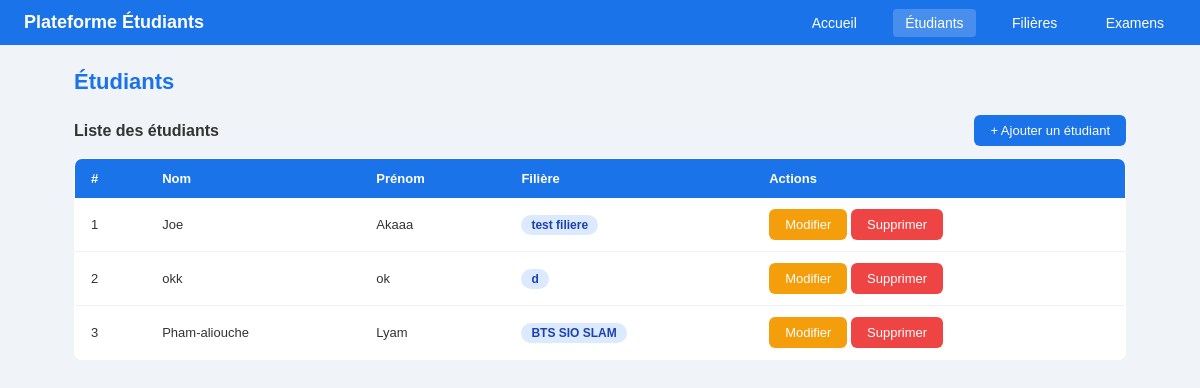
The app's page /index.php?page=etudiant with its own data.
### tables this page shows
CREATE TABLE IF NOT EXISTS `etudiant` (
  `id_etudiant` int NOT NULL AUTO_INCREMENT,
  `nom_etudiant` varchar(30) NOT NULL,
  `prenom_etudiant` varchar(25) NOT NULL,
  `id_filiere` int NOT NULL,
  PRIMARY KEY (`id_etudiant`),
  KEY `fk_etudiant_filiere` (`id_filiere`)
);

CREATE TABLE IF NOT EXISTS `filiere` (
  `id_filiere` int NOT NULL AUTO_INCREMENT,
  `nom_filiere` varchar(100) NOT NULL,
  PRIMARY KEY (`id_filiere`)
);

### index.php (called while the page is built)
<?php
require_once 'gestion/router.php';

### model/model_etudiant.php (called while the page is built, shortened)
<?php
function getAllEtudiants($bdd)
{
    $req = $bdd->query("
        SELECT e.*, f.nom_filiere
        FROM etudiant e
        JOIN filiere f ON e.id_filiere = f.id_filiere
    ");
    return $req->fetchAll();
}

### view/etudiant/afficher.php (the view, shortened to what this page needs)
<!DOCTYPE html>
<html lang="fr">
<head>
    <link rel="stylesheet" href="assets/style.css">
</head>
<body>
    <div class="navbar">
        <a href="index.php" class="brand">Plateforme Étudiants</a>
        <nav>
            <a href="index.php">Accueil</a>
            <a href="index.php?page=etudiant" class="active">Étudiants</a>
            <a href="index.php?page=filiere">Filières</a>
            <a href="index.php?page=examen">Examens</a>
        </nav>
    </div>
    <div class="contenu">
        <h1 class="titre">Étudiants</h1>
        <div class="entete-tableau">
            <h2>Liste des étudiants</h2>
            <a href="index.php?page=etudiant&action=ajouter" class="bouton mainbut">+ Ajouter un étudiant</a>
        </div>
        <table>
            <thead>
                <tr>
                    <th>#</th>
                    <th>Nom</th>
                    <th>Prénom</th>
                    <th>Filière</th>
                    <th>Actions</th>
                </tr>
            </thead>
            <tbody>
                <?php $i = 1;
                foreach ($etudiants as $e) : ?>
                    <tr>
                        <td><?= $i++ ?></td>
                        <td><?= htmlspecialchars($e['nom_etudiant']) ?></td>
                        <td><?= htmlspecialchars($e['prenom_etudiant']) ?></td>
                        <td><span class="badge badge-bleu"><?= htmlspecialchars($e['nom_filiere']) ?></span></td>
                        <td>
                            <a href="index.php?page=etudiant&action=editer&id=<?= $e['id_etudiant'] ?>" class="bouton editbut">Modifier</a>
                            <a href="index.php?page=etudiant&action=supprimer&id=<?= $e['id_etudiant'] ?>" class="bouton suppbut">Supprimer</a>
                        </td>
                    </tr>
                <?php endforeach; ?>
            </tbody>
        </table>
    </div>
</body>
</html>

### assets/style.css (style rules this page uses)
* { margin: 0; padding: 0; box-sizing: border-box; }
body { font-family: Arial, sans-serif; background-color: #f0f4f8; color: #333; }
.navbar { background-color: #1a73e8; padding: 12px 24px; display: flex; align-items: center; justify-content: space-between; }
.navbar .brand { color: white; font-size: 18px; font-weight: bold; text-decoration: none; }
.navbar nav a { color: white; text-decoration: none; margin-left: 20px; font-size: 14px; padding: 6px 12px; border-radius: 4px; }
.navbar nav a:hover, .navbar nav a.active { background-color: rgba(255, 255, 255, 0.2); }
.contenu { padding: 24px; max-width: 1100px; margin: 0 auto; }
.titre { font-size: 22px; font-weight: bold; margin-bottom: 20px; color: #1a73e8; }
.entete-tableau { display: flex; justify-content: space-between; align-items: center; margin-bottom: 12px; }
.entete-tableau h2 { font-size: 16px; font-weight: bold; }
table { width: 100%; border-collapse: collapse; background: white; border-radius: 8px; overflow: hidden; border: 1px solid #dde3ec; }
thead { background-color: #1a73e8; color: white; }
th { padding: 12px 16px; text-align: left; font-size: 13px; }
td { padding: 11px 16px; font-size: 13px; border-bottom: 1px solid #eef1f5; }
tr:last-child td { border-bottom: none; }
.badge { padding: 3px 10px; border-radius: 99px; font-size: 12px; font-weight: bold; }
.badge-bleu { background: #dbeafe; color: #1e40af; }
.bouton { padding: 8px 16px; border: none; border-radius: 6px; font-size: 13px; cursor: pointer; text-decoration: none; display: inline-block; }
.mainbut { background: #1a73e8; color: white; }
.editbut { background: #f59e0b; color: white; }
.suppbut { background: #ef4444; color: white; }

### records on screen
etudiant: nom_etudiant "Joe", prenom_etudiant "Akaaa", id_filiere.nom_filiere "test filiere"
etudiant: nom_etudiant "okk", prenom_etudiant "ok", id_filiere.nom_filiere "d"
etudiant: nom_etudiant "Pham-aliouche", prenom_etudiant "Lyam", id_filiere.nom_filiere "BTS SIO SLAM"
